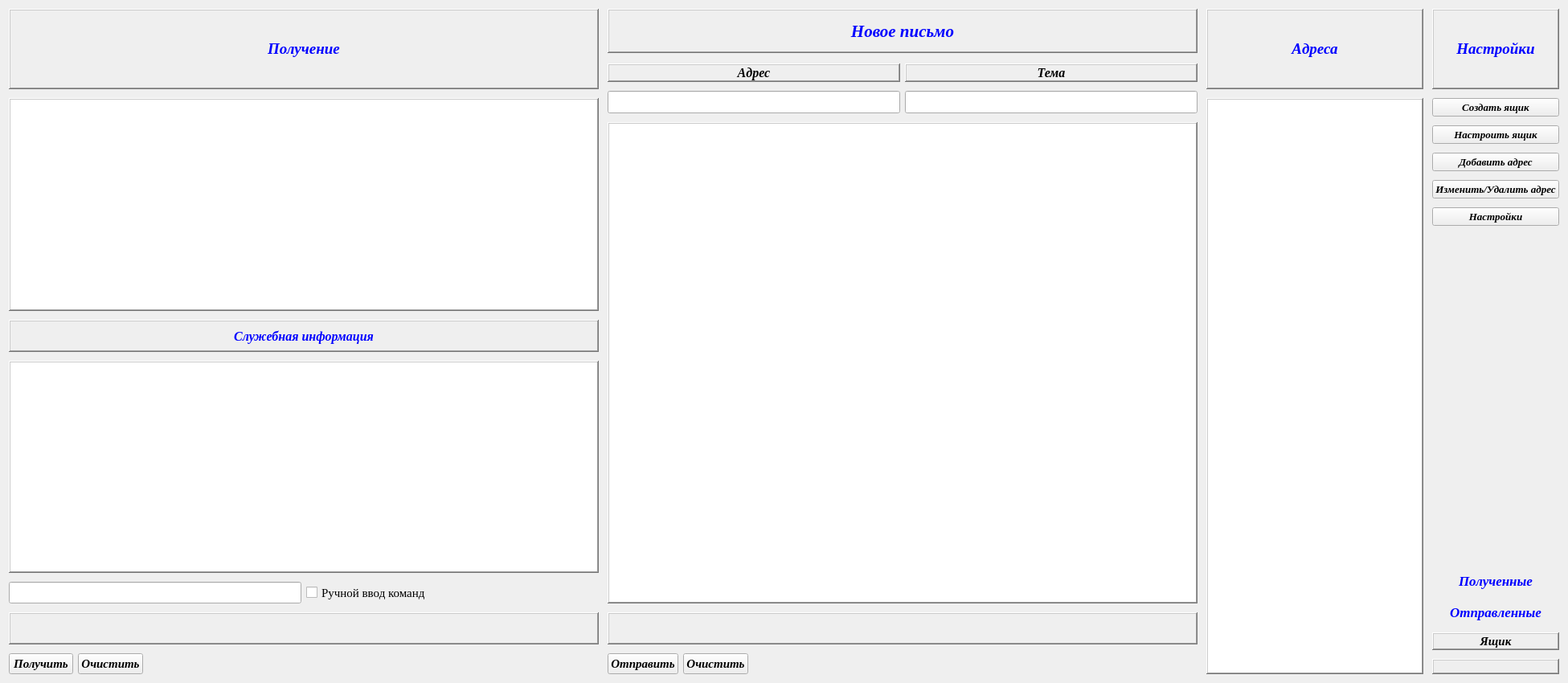
<?xml version="1.0" encoding="UTF-8"?>
<ui version="4.0">
 <class>PostClass</class>
 <widget class="QWidget" name="PostClass">
  <property name="geometry">
   <rect>
    <x>0</x>
    <y>0</y>
    <width>1951</width>
    <height>850</height>
   </rect>
  </property>
  <property name="minimumSize">
   <size>
    <width>0</width>
    <height>850</height>
   </size>
  </property>
  <property name="cursor">
   <cursorShape>ArrowCursor</cursorShape>
  </property>
  <property name="windowTitle">
   <string>Почтовик</string>
  </property>
  <property name="windowIcon">
   <iconset>
    <normaloff>icon2.png</normaloff>icon2.png</iconset>
  </property>
  <layout class="QHBoxLayout" name="horizontalLayout_4">
   <property name="spacing">
    <number>11</number>
   </property>
   <item>
    <layout class="QVBoxLayout" name="verticalLayout">
     <property name="spacing">
      <number>11</number>
     </property>
     <item>
      <widget class="QLabel" name="plblRec">
       <property name="sizePolicy">
        <sizepolicy hsizetype="Preferred" vsizetype="Preferred">
         <horstretch>0</horstretch>
         <verstretch>0</verstretch>
        </sizepolicy>
       </property>
       <property name="minimumSize">
        <size>
         <width>0</width>
         <height>100</height>
        </size>
       </property>
       <property name="styleSheet">
        <string notr="true">font: bold oblique 14pt Times; color: blue;</string>
       </property>
       <property name="frameShape">
        <enum>QFrame::WinPanel</enum>
       </property>
       <property name="frameShadow">
        <enum>QFrame::Raised</enum>
       </property>
       <property name="lineWidth">
        <number>6</number>
       </property>
       <property name="text">
        <string>Получение</string>
       </property>
       <property name="alignment">
        <set>Qt::AlignCenter</set>
       </property>
      </widget>
     </item>
     <item>
      <widget class="QTextEdit" name="m_ptxtReceiver">
       <property name="minimumSize">
        <size>
         <width>700</width>
         <height>0</height>
        </size>
       </property>
       <property name="styleSheet">
        <string notr="true">font: oblique 12pt Times; color: black;</string>
       </property>
       <property name="frameShape">
        <enum>QFrame::WinPanel</enum>
       </property>
       <property name="frameShadow">
        <enum>QFrame::Raised</enum>
       </property>
       <property name="lineWidth">
        <number>7</number>
       </property>
       <property name="readOnly">
        <bool>true</bool>
       </property>
      </widget>
     </item>
     <item>
      <widget class="QLabel" name="plblSender">
       <property name="sizePolicy">
        <sizepolicy hsizetype="Preferred" vsizetype="Preferred">
         <horstretch>0</horstretch>
         <verstretch>0</verstretch>
        </sizepolicy>
       </property>
       <property name="minimumSize">
        <size>
         <width>0</width>
         <height>40</height>
        </size>
       </property>
       <property name="styleSheet">
        <string notr="true">font: bold oblique 12pt Times; color: blue;</string>
       </property>
       <property name="frameShape">
        <enum>QFrame::WinPanel</enum>
       </property>
       <property name="frameShadow">
        <enum>QFrame::Raised</enum>
       </property>
       <property name="lineWidth">
        <number>6</number>
       </property>
       <property name="text">
        <string>Служебная информация</string>
       </property>
       <property name="alignment">
        <set>Qt::AlignCenter</set>
       </property>
      </widget>
     </item>
     <item>
      <widget class="QTextEdit" name="m_ptxtSender">
       <property name="minimumSize">
        <size>
         <width>700</width>
         <height>0</height>
        </size>
       </property>
       <property name="styleSheet">
        <string notr="true">font: 9pt Arial; color: black;</string>
       </property>
       <property name="frameShape">
        <enum>QFrame::WinPanel</enum>
       </property>
       <property name="frameShadow">
        <enum>QFrame::Raised</enum>
       </property>
       <property name="lineWidth">
        <number>6</number>
       </property>
       <property name="readOnly">
        <bool>true</bool>
       </property>
      </widget>
     </item>
     <item>
      <layout class="QHBoxLayout" name="horizontalLayout_3">
       <item>
        <widget class="QLineEdit" name="m_pinput_comServer">
         <property name="sizePolicy">
          <sizepolicy hsizetype="Preferred" vsizetype="Preferred">
           <horstretch>0</horstretch>
           <verstretch>0</verstretch>
          </sizepolicy>
         </property>
         <property name="styleSheet">
          <string notr="true">font: 12pt Times; color: black;</string>
         </property>
        </widget>
       </item>
       <item>
        <widget class="QCheckBox" name="m_pCheckBox">
         <property name="sizePolicy">
          <sizepolicy hsizetype="Preferred" vsizetype="Preferred">
           <horstretch>0</horstretch>
           <verstretch>0</verstretch>
          </sizepolicy>
         </property>
         <property name="styleSheet">
          <string notr="true">font: 11pt Times; color: black;</string>
         </property>
         <property name="text">
          <string>Ручной ввод команд</string>
         </property>
        </widget>
       </item>
      </layout>
     </item>
     <item>
      <widget class="QLabel" name="m_pinfoReceive">
       <property name="sizePolicy">
        <sizepolicy hsizetype="Preferred" vsizetype="Preferred">
         <horstretch>0</horstretch>
         <verstretch>0</verstretch>
        </sizepolicy>
       </property>
       <property name="minimumSize">
        <size>
         <width>0</width>
         <height>40</height>
        </size>
       </property>
       <property name="styleSheet">
        <string notr="true">font: bold oblique 13pt Times; color: red;</string>
       </property>
       <property name="frameShape">
        <enum>QFrame::WinPanel</enum>
       </property>
       <property name="frameShadow">
        <enum>QFrame::Raised</enum>
       </property>
       <property name="lineWidth">
        <number>6</number>
       </property>
       <property name="text">
        <string/>
       </property>
       <property name="alignment">
        <set>Qt::AlignCenter</set>
       </property>
       <property name="margin">
        <number>3</number>
       </property>
      </widget>
     </item>
     <item>
      <layout class="QHBoxLayout" name="horizontalLayout_2">
       <item>
        <widget class="QPushButton" name="pcmd_receive">
         <property name="sizePolicy">
          <sizepolicy hsizetype="Preferred" vsizetype="Preferred">
           <horstretch>0</horstretch>
           <verstretch>0</verstretch>
          </sizepolicy>
         </property>
         <property name="cursor">
          <cursorShape>PointingHandCursor</cursorShape>
         </property>
         <property name="styleSheet">
          <string notr="true">font: bold oblique 11pt Times; color: black;</string>
         </property>
         <property name="text">
          <string>Получить</string>
         </property>
        </widget>
       </item>
       <item>
        <widget class="QPushButton" name="pcmd_clearreceive">
         <property name="sizePolicy">
          <sizepolicy hsizetype="Preferred" vsizetype="Preferred">
           <horstretch>0</horstretch>
           <verstretch>0</verstretch>
          </sizepolicy>
         </property>
         <property name="cursor">
          <cursorShape>PointingHandCursor</cursorShape>
         </property>
         <property name="styleSheet">
          <string notr="true">font: bold oblique 11pt Times; color: black;</string>
         </property>
         <property name="text">
          <string>Очистить</string>
         </property>
        </widget>
       </item>
       <item>
        <spacer name="horizontalSpacer_2">
         <property name="orientation">
          <enum>Qt::Horizontal</enum>
         </property>
         <property name="sizeHint" stdset="0">
          <size>
           <width>40</width>
           <height>20</height>
          </size>
         </property>
        </spacer>
       </item>
      </layout>
     </item>
    </layout>
   </item>
   <item>
    <layout class="QVBoxLayout" name="verticalLayout_5">
     <property name="spacing">
      <number>11</number>
     </property>
     <item>
      <layout class="QVBoxLayout" name="verticalLayout_4">
       <property name="spacing">
        <number>13</number>
       </property>
       <item>
        <widget class="QLabel" name="plblMessage">
         <property name="sizePolicy">
          <sizepolicy hsizetype="Preferred" vsizetype="Preferred">
           <horstretch>0</horstretch>
           <verstretch>0</verstretch>
          </sizepolicy>
         </property>
         <property name="minimumSize">
          <size>
           <width>0</width>
           <height>55</height>
          </size>
         </property>
         <property name="styleSheet">
          <string notr="true">font: bold oblique 16pt Times; color: blue;</string>
         </property>
         <property name="frameShape">
          <enum>QFrame::WinPanel</enum>
         </property>
         <property name="frameShadow">
          <enum>QFrame::Raised</enum>
         </property>
         <property name="lineWidth">
          <number>6</number>
         </property>
         <property name="text">
          <string>Новое письмо</string>
         </property>
         <property name="alignment">
          <set>Qt::AlignCenter</set>
         </property>
        </widget>
       </item>
       <item>
        <layout class="QGridLayout" name="gridLayout">
         <property name="verticalSpacing">
          <number>11</number>
         </property>
         <item row="0" column="0">
          <widget class="QLabel" name="to">
           <property name="sizePolicy">
            <sizepolicy hsizetype="Preferred" vsizetype="Preferred">
             <horstretch>0</horstretch>
             <verstretch>0</verstretch>
            </sizepolicy>
           </property>
           <property name="styleSheet">
            <string notr="true">font: bold oblique 12pt Times; color: black;</string>
           </property>
           <property name="frameShape">
            <enum>QFrame::WinPanel</enum>
           </property>
           <property name="frameShadow">
            <enum>QFrame::Raised</enum>
           </property>
           <property name="lineWidth">
            <number>6</number>
           </property>
           <property name="text">
            <string>Адрес</string>
           </property>
           <property name="alignment">
            <set>Qt::AlignCenter</set>
           </property>
          </widget>
         </item>
         <item row="1" column="0">
          <widget class="QLineEdit" name="m_pTo">
           <property name="sizePolicy">
            <sizepolicy hsizetype="Preferred" vsizetype="Preferred">
             <horstretch>0</horstretch>
             <verstretch>0</verstretch>
            </sizepolicy>
           </property>
           <property name="styleSheet">
            <string notr="true">font: bold oblique 13pt Times; color: black;</string>
           </property>
          </widget>
         </item>
         <item row="0" column="1">
          <widget class="QLabel" name="subject">
           <property name="sizePolicy">
            <sizepolicy hsizetype="Preferred" vsizetype="Preferred">
             <horstretch>0</horstretch>
             <verstretch>0</verstretch>
            </sizepolicy>
           </property>
           <property name="styleSheet">
            <string notr="true">font: bold oblique 12pt Times; color: black;</string>
           </property>
           <property name="frameShape">
            <enum>QFrame::WinPanel</enum>
           </property>
           <property name="frameShadow">
            <enum>QFrame::Raised</enum>
           </property>
           <property name="lineWidth">
            <number>6</number>
           </property>
           <property name="text">
            <string>Тема</string>
           </property>
           <property name="alignment">
            <set>Qt::AlignCenter</set>
           </property>
          </widget>
         </item>
         <item row="1" column="1">
          <widget class="QLineEdit" name="m_pSubject">
           <property name="sizePolicy">
            <sizepolicy hsizetype="Preferred" vsizetype="Preferred">
             <horstretch>0</horstretch>
             <verstretch>0</verstretch>
            </sizepolicy>
           </property>
           <property name="styleSheet">
            <string notr="true">font: bold oblique 13pt Times; color: black;</string>
           </property>
          </widget>
         </item>
        </layout>
       </item>
      </layout>
     </item>
     <item>
      <widget class="QTextEdit" name="m_ptxtMessage">
       <property name="sizePolicy">
        <sizepolicy hsizetype="Expanding" vsizetype="Expanding">
         <horstretch>0</horstretch>
         <verstretch>0</verstretch>
        </sizepolicy>
       </property>
       <property name="minimumSize">
        <size>
         <width>550</width>
         <height>0</height>
        </size>
       </property>
       <property name="styleSheet">
        <string notr="true">font: oblique 14pt Times; color: black;</string>
       </property>
       <property name="frameShape">
        <enum>QFrame::WinPanel</enum>
       </property>
       <property name="frameShadow">
        <enum>QFrame::Raised</enum>
       </property>
       <property name="lineWidth">
        <number>7</number>
       </property>
      </widget>
     </item>
     <item>
      <widget class="QLabel" name="m_pinfoSend">
       <property name="sizePolicy">
        <sizepolicy hsizetype="Preferred" vsizetype="Preferred">
         <horstretch>0</horstretch>
         <verstretch>0</verstretch>
        </sizepolicy>
       </property>
       <property name="minimumSize">
        <size>
         <width>0</width>
         <height>40</height>
        </size>
       </property>
       <property name="styleSheet">
        <string notr="true"/>
       </property>
       <property name="frameShape">
        <enum>QFrame::WinPanel</enum>
       </property>
       <property name="frameShadow">
        <enum>QFrame::Raised</enum>
       </property>
       <property name="lineWidth">
        <number>6</number>
       </property>
       <property name="text">
        <string/>
       </property>
       <property name="alignment">
        <set>Qt::AlignCenter</set>
       </property>
       <property name="margin">
        <number>3</number>
       </property>
      </widget>
     </item>
     <item>
      <layout class="QHBoxLayout" name="horizontalLayout">
       <item>
        <widget class="QPushButton" name="pcmd_send">
         <property name="sizePolicy">
          <sizepolicy hsizetype="Preferred" vsizetype="Preferred">
           <horstretch>0</horstretch>
           <verstretch>0</verstretch>
          </sizepolicy>
         </property>
         <property name="cursor">
          <cursorShape>PointingHandCursor</cursorShape>
         </property>
         <property name="styleSheet">
          <string notr="true">font: bold oblique 11pt Times; color: black;</string>
         </property>
         <property name="text">
          <string>Отправить</string>
         </property>
        </widget>
       </item>
       <item>
        <widget class="QPushButton" name="pcmd_clearsend">
         <property name="sizePolicy">
          <sizepolicy hsizetype="Preferred" vsizetype="Preferred">
           <horstretch>0</horstretch>
           <verstretch>0</verstretch>
          </sizepolicy>
         </property>
         <property name="styleSheet">
          <string notr="true">font: bold oblique 11pt Times; color: black;</string>
         </property>
         <property name="text">
          <string>Очистить</string>
         </property>
        </widget>
       </item>
       <item>
        <spacer name="horizontalSpacer">
         <property name="orientation">
          <enum>Qt::Horizontal</enum>
         </property>
         <property name="sizeHint" stdset="0">
          <size>
           <width>40</width>
           <height>20</height>
          </size>
         </property>
        </spacer>
       </item>
      </layout>
     </item>
    </layout>
   </item>
   <item>
    <layout class="QVBoxLayout" name="verticalLayout_3">
     <property name="spacing">
      <number>11</number>
     </property>
     <item>
      <widget class="QLabel" name="plblAddress">
       <property name="sizePolicy">
        <sizepolicy hsizetype="Preferred" vsizetype="Maximum">
         <horstretch>0</horstretch>
         <verstretch>0</verstretch>
        </sizepolicy>
       </property>
       <property name="minimumSize">
        <size>
         <width>270</width>
         <height>100</height>
        </size>
       </property>
       <property name="styleSheet">
        <string notr="true">font: bold oblique 14pt Times; color: blue;</string>
       </property>
       <property name="frameShape">
        <enum>QFrame::WinPanel</enum>
       </property>
       <property name="frameShadow">
        <enum>QFrame::Raised</enum>
       </property>
       <property name="lineWidth">
        <number>6</number>
       </property>
       <property name="text">
        <string>Адреса</string>
       </property>
       <property name="alignment">
        <set>Qt::AlignCenter</set>
       </property>
      </widget>
     </item>
     <item>
      <widget class="QListWidget" name="m_pListAddress">
       <property name="sizePolicy">
        <sizepolicy hsizetype="Preferred" vsizetype="Preferred">
         <horstretch>0</horstretch>
         <verstretch>0</verstretch>
        </sizepolicy>
       </property>
       <property name="minimumSize">
        <size>
         <width>270</width>
         <height>0</height>
        </size>
       </property>
       <property name="cursor" stdset="0">
        <cursorShape>PointingHandCursor</cursorShape>
       </property>
       <property name="styleSheet">
        <string notr="true">font: oblique bold 13pt Times; color: black;</string>
       </property>
       <property name="frameShape">
        <enum>QFrame::WinPanel</enum>
       </property>
       <property name="frameShadow">
        <enum>QFrame::Raised</enum>
       </property>
       <property name="lineWidth">
        <number>6</number>
       </property>
       <property name="iconSize">
        <size>
         <width>124</width>
         <height>152</height>
        </size>
       </property>
       <property name="viewMode">
        <enum>QListView::IconMode</enum>
       </property>
       <property name="modelColumn">
        <number>0</number>
       </property>
      </widget>
     </item>
    </layout>
   </item>
   <item>
    <layout class="QVBoxLayout" name="verticalLayout_2">
     <property name="spacing">
      <number>11</number>
     </property>
     <item>
      <widget class="QLabel" name="plblSettings">
       <property name="sizePolicy">
        <sizepolicy hsizetype="Preferred" vsizetype="Preferred">
         <horstretch>0</horstretch>
         <verstretch>0</verstretch>
        </sizepolicy>
       </property>
       <property name="minimumSize">
        <size>
         <width>0</width>
         <height>100</height>
        </size>
       </property>
       <property name="font">
        <font>
         <family>Times</family>
         <pointsize>14</pointsize>
         <weight>75</weight>
         <italic>true</italic>
         <bold>true</bold>
        </font>
       </property>
       <property name="styleSheet">
        <string notr="true">font: bold oblique 14pt Times; color: blue;</string>
       </property>
       <property name="frameShape">
        <enum>QFrame::WinPanel</enum>
       </property>
       <property name="frameShadow">
        <enum>QFrame::Raised</enum>
       </property>
       <property name="lineWidth">
        <number>6</number>
       </property>
       <property name="text">
        <string>Настройки</string>
       </property>
       <property name="alignment">
        <set>Qt::AlignCenter</set>
       </property>
      </widget>
     </item>
     <item>
      <widget class="QPushButton" name="pbuttonCreateAccount">
       <property name="sizePolicy">
        <sizepolicy hsizetype="Preferred" vsizetype="Preferred">
         <horstretch>0</horstretch>
         <verstretch>0</verstretch>
        </sizepolicy>
       </property>
       <property name="cursor">
        <cursorShape>PointingHandCursor</cursorShape>
       </property>
       <property name="styleSheet">
        <string notr="true">font: bold oblique 10pt Times; color: black;</string>
       </property>
       <property name="text">
        <string>Создать ящик</string>
       </property>
      </widget>
     </item>
     <item>
      <widget class="QPushButton" name="pbuttonSettingsAccount">
       <property name="sizePolicy">
        <sizepolicy hsizetype="Preferred" vsizetype="Preferred">
         <horstretch>0</horstretch>
         <verstretch>0</verstretch>
        </sizepolicy>
       </property>
       <property name="cursor">
        <cursorShape>PointingHandCursor</cursorShape>
       </property>
       <property name="styleSheet">
        <string notr="true">font: bold oblique 10pt Times; color: black;</string>
       </property>
       <property name="text">
        <string>Настроить ящик</string>
       </property>
      </widget>
     </item>
     <item>
      <widget class="QPushButton" name="pbuttonCreateAddress">
       <property name="sizePolicy">
        <sizepolicy hsizetype="Preferred" vsizetype="Preferred">
         <horstretch>0</horstretch>
         <verstretch>0</verstretch>
        </sizepolicy>
       </property>
       <property name="cursor">
        <cursorShape>PointingHandCursor</cursorShape>
       </property>
       <property name="styleSheet">
        <string notr="true">font: bold oblique 10pt Times; color: black;</string>
       </property>
       <property name="text">
        <string>Добавить адрес</string>
       </property>
      </widget>
     </item>
     <item>
      <widget class="QPushButton" name="pbuttonSettingsAddress">
       <property name="sizePolicy">
        <sizepolicy hsizetype="Preferred" vsizetype="Preferred">
         <horstretch>0</horstretch>
         <verstretch>0</verstretch>
        </sizepolicy>
       </property>
       <property name="cursor">
        <cursorShape>PointingHandCursor</cursorShape>
       </property>
       <property name="styleSheet">
        <string notr="true">font: bold oblique 10pt Times; color: black;</string>
       </property>
       <property name="text">
        <string>Изменить/Удалить адрес</string>
       </property>
      </widget>
     </item>
     <item>
      <widget class="QPushButton" name="pbuttonSettings">
       <property name="sizePolicy">
        <sizepolicy hsizetype="Preferred" vsizetype="Preferred">
         <horstretch>0</horstretch>
         <verstretch>0</verstretch>
        </sizepolicy>
       </property>
       <property name="cursor">
        <cursorShape>PointingHandCursor</cursorShape>
       </property>
       <property name="styleSheet">
        <string notr="true">font: bold oblique 10pt Times; color: black;</string>
       </property>
       <property name="text">
        <string>Настройки</string>
       </property>
      </widget>
     </item>
     <item>
      <spacer name="verticalSpacer">
       <property name="orientation">
        <enum>Qt::Vertical</enum>
       </property>
       <property name="sizeHint" stdset="0">
        <size>
         <width>20</width>
         <height>40</height>
        </size>
       </property>
      </spacer>
     </item>
     <item>
      <widget class="QPushButton" name="pbuttonReceived">
       <property name="sizePolicy">
        <sizepolicy hsizetype="Minimum" vsizetype="Preferred">
         <horstretch>0</horstretch>
         <verstretch>0</verstretch>
        </sizepolicy>
       </property>
       <property name="cursor">
        <cursorShape>PointingHandCursor</cursorShape>
       </property>
       <property name="styleSheet">
        <string notr="true">font: bold oblique 13pt Times; color: blue;</string>
       </property>
       <property name="text">
        <string>Полученные</string>
       </property>
       <property name="flat">
        <bool>true</bool>
       </property>
      </widget>
     </item>
     <item>
      <widget class="QPushButton" name="pbuttonSend">
       <property name="sizePolicy">
        <sizepolicy hsizetype="Minimum" vsizetype="Preferred">
         <horstretch>0</horstretch>
         <verstretch>0</verstretch>
        </sizepolicy>
       </property>
       <property name="cursor">
        <cursorShape>PointingHandCursor</cursorShape>
       </property>
       <property name="styleSheet">
        <string notr="true">font: bold oblique 13pt Times; color: blue;</string>
       </property>
       <property name="text">
        <string>Отправленные</string>
       </property>
       <property name="flat">
        <bool>true</bool>
       </property>
      </widget>
     </item>
     <item>
      <widget class="QLabel" name="plblAccount_info">
       <property name="sizePolicy">
        <sizepolicy hsizetype="Preferred" vsizetype="Preferred">
         <horstretch>0</horstretch>
         <verstretch>0</verstretch>
        </sizepolicy>
       </property>
       <property name="styleSheet">
        <string notr="true">font: bold oblique 11pt Times; color: black;</string>
       </property>
       <property name="frameShape">
        <enum>QFrame::WinPanel</enum>
       </property>
       <property name="frameShadow">
        <enum>QFrame::Raised</enum>
       </property>
       <property name="lineWidth">
        <number>5</number>
       </property>
       <property name="text">
        <string>Ящик</string>
       </property>
       <property name="alignment">
        <set>Qt::AlignCenter</set>
       </property>
      </widget>
     </item>
     <item>
      <widget class="QLabel" name="m_pAccountInfo">
       <property name="sizePolicy">
        <sizepolicy hsizetype="Preferred" vsizetype="Preferred">
         <horstretch>0</horstretch>
         <verstretch>0</verstretch>
        </sizepolicy>
       </property>
       <property name="styleSheet">
        <string notr="true">font: bold oblique 10pt Times; color: black;</string>
       </property>
       <property name="frameShape">
        <enum>QFrame::WinPanel</enum>
       </property>
       <property name="frameShadow">
        <enum>QFrame::Raised</enum>
       </property>
       <property name="lineWidth">
        <number>5</number>
       </property>
       <property name="text">
        <string/>
       </property>
       <property name="alignment">
        <set>Qt::AlignCenter</set>
       </property>
       <property name="margin">
        <number>3</number>
       </property>
      </widget>
     </item>
    </layout>
   </item>
  </layout>
 </widget>
 <layoutdefault spacing="6" margin="11"/>
 <resources>
  <include location="post.qrc"/>
 </resources>
 <connections>
  <connection>
   <sender>pbuttonCreateAccount</sender>
   <signal>clicked()</signal>
   <receiver>PostClass</receiver>
   <slot>slotCreateAccount()</slot>
   <hints>
    <hint type="sourcelabel">
     <x>1833</x>
     <y>158</y>
    </hint>
    <hint type="destinationlabel">
     <x>1403</x>
     <y>187</y>
    </hint>
   </hints>
  </connection>
  <connection>
   <sender>pbuttonSettingsAccount</sender>
   <signal>clicked()</signal>
   <receiver>PostClass</receiver>
   <slot>slotCreateAccount()</slot>
   <hints>
    <hint type="sourcelabel">
     <x>1811</x>
     <y>203</y>
    </hint>
    <hint type="destinationlabel">
     <x>1410</x>
     <y>235</y>
    </hint>
   </hints>
  </connection>
  <connection>
   <sender>pbuttonCreateAddress</sender>
   <signal>clicked()</signal>
   <receiver>PostClass</receiver>
   <slot>slotCreateAddress()</slot>
   <hints>
    <hint type="sourcelabel">
     <x>1855</x>
     <y>248</y>
    </hint>
    <hint type="destinationlabel">
     <x>1399</x>
     <y>266</y>
    </hint>
   </hints>
  </connection>
  <connection>
   <sender>pbuttonSettingsAddress</sender>
   <signal>clicked()</signal>
   <receiver>PostClass</receiver>
   <slot>slotSettingsAddress()</slot>
   <hints>
    <hint type="sourcelabel">
     <x>1825</x>
     <y>293</y>
    </hint>
    <hint type="destinationlabel">
     <x>1405</x>
     <y>328</y>
    </hint>
   </hints>
  </connection>
  <connection>
   <sender>pbuttonSettings</sender>
   <signal>clicked()</signal>
   <receiver>PostClass</receiver>
   <slot>slotSettings()</slot>
   <hints>
    <hint type="sourcelabel">
     <x>1821</x>
     <y>338</y>
    </hint>
    <hint type="destinationlabel">
     <x>1408</x>
     <y>380</y>
    </hint>
   </hints>
  </connection>
  <connection>
   <sender>pbuttonReceived</sender>
   <signal>clicked()</signal>
   <receiver>PostClass</receiver>
   <slot>slotOutMessage()</slot>
   <hints>
    <hint type="sourcelabel">
     <x>1760</x>
     <y>684</y>
    </hint>
    <hint type="destinationlabel">
     <x>1347</x>
     <y>671</y>
    </hint>
   </hints>
  </connection>
  <connection>
   <sender>pbuttonSend</sender>
   <signal>clicked()</signal>
   <receiver>PostClass</receiver>
   <slot>slotOutMessage()</slot>
   <hints>
    <hint type="sourcelabel">
     <x>1760</x>
     <y>727</y>
    </hint>
    <hint type="destinationlabel">
     <x>1343</x>
     <y>712</y>
    </hint>
   </hints>
  </connection>
  <connection>
   <sender>pcmd_receive</sender>
   <signal>clicked()</signal>
   <receiver>PostClass</receiver>
   <slot>slotReceiveMessage()</slot>
   <hints>
    <hint type="sourcelabel">
     <x>78</x>
     <y>824</y>
    </hint>
    <hint type="destinationlabel">
     <x>77</x>
     <y>837</y>
    </hint>
   </hints>
  </connection>
  <connection>
   <sender>pcmd_clearreceive</sender>
   <signal>clicked()</signal>
   <receiver>PostClass</receiver>
   <slot>slotClear()</slot>
   <hints>
    <hint type="sourcelabel">
     <x>191</x>
     <y>822</y>
    </hint>
    <hint type="destinationlabel">
     <x>457</x>
     <y>836</y>
    </hint>
   </hints>
  </connection>
  <connection>
   <sender>m_pinput_comServer</sender>
   <signal>returnPressed()</signal>
   <receiver>PostClass</receiver>
   <slot>slotSendToServer()</slot>
   <hints>
    <hint type="sourcelabel">
     <x>238</x>
     <y>733</y>
    </hint>
    <hint type="destinationlabel">
     <x>250</x>
     <y>780</y>
    </hint>
   </hints>
  </connection>
  <connection>
   <sender>pcmd_clearsend</sender>
   <signal>clicked()</signal>
   <receiver>PostClass</receiver>
   <slot>slotClear()</slot>
   <hints>
    <hint type="sourcelabel">
     <x>908</x>
     <y>826</y>
    </hint>
    <hint type="destinationlabel">
     <x>836</x>
     <y>836</y>
    </hint>
   </hints>
  </connection>
  <connection>
   <sender>pcmd_send</sender>
   <signal>clicked()</signal>
   <receiver>PostClass</receiver>
   <slot>slotSendMessage()</slot>
   <hints>
    <hint type="sourcelabel">
     <x>842</x>
     <y>820</y>
    </hint>
    <hint type="destinationlabel">
     <x>642</x>
     <y>838</y>
    </hint>
   </hints>
  </connection>
  <connection>
   <sender>m_pTo</sender>
   <signal>textChanged(QString)</signal>
   <receiver>PostClass</receiver>
   <slot>slottextChanged(QString)</slot>
   <hints>
    <hint type="sourcelabel">
     <x>776</x>
     <y>160</y>
    </hint>
    <hint type="destinationlabel">
     <x>738</x>
     <y>112</y>
    </hint>
   </hints>
  </connection>
  <connection>
   <sender>m_pSubject</sender>
   <signal>textChanged(QString)</signal>
   <receiver>PostClass</receiver>
   <slot>slottextChanged(QString)</slot>
   <hints>
    <hint type="sourcelabel">
     <x>1182</x>
     <y>158</y>
    </hint>
    <hint type="destinationlabel">
     <x>1132</x>
     <y>111</y>
    </hint>
   </hints>
  </connection>
  <connection>
   <sender>m_pListAddress</sender>
   <signal>currentItemChanged(QListWidgetItem*,QListWidgetItem*)</signal>
   <receiver>PostClass</receiver>
   <slot>slotChoiceAddress(QListWidgetItem*)</slot>
   <hints>
    <hint type="sourcelabel">
     <x>1666</x>
     <y>359</y>
    </hint>
    <hint type="destinationlabel">
     <x>1688</x>
     <y>350</y>
    </hint>
   </hints>
  </connection>
 </connections>
 <slots>
  <slot>slotCreateAccount()</slot>
  <slot>slotChoiceAddress(QListWidgetItem*)</slot>
  <slot>slotReadyReadSMTP()</slot>
  <slot>slotReadyReadPOP()</slot>
  <slot>slotErrorSMTP(QAbstractSocket::SocketError)</slot>
  <slot>slotErrorPOP(QAbstractSocket::SocketError)</slot>
  <slot>slotSendToServer()</slot>
  <slot>slotConnectedSMTP()</slot>
  <slot>slotConnectedPOP()</slot>
  <slot>slotSendMessage()</slot>
  <slot>slotReceiveMessage()</slot>
  <slot>slotChoiceMessage(QListWidgetItem*)</slot>
  <slot>slotCreateAddress()</slot>
  <slot>slotSettingsAddress()</slot>
  <slot>slotSettings()</slot>
  <slot>slotHelp()</slot>
  <slot>slotOutMessage()</slot>
  <slot>slotClear()</slot>
  <slot>slotReadySSL(QListWidgetItem*)</slot>
  <slot>slottextChanged(QString)</slot>
 </slots>
</ui>
